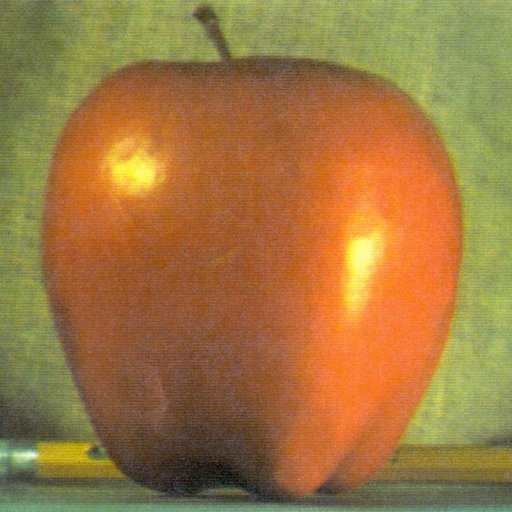
#> input picture apple.jpg, 512 x 512 px
$ python image_blending.py
#> lines starting #> are read from the running program, lines starting #| are printed output that depends on the picture
import cv2
import numpy as np
from matplotlib import pyplot as plt

apple = cv2.imread("apple.jpg")
#> apple is the input picture: shape (512, 512, 3); mean B, G, R 64.8, 119.7, 159.1
orange = cv2.imread("orange.jpg")
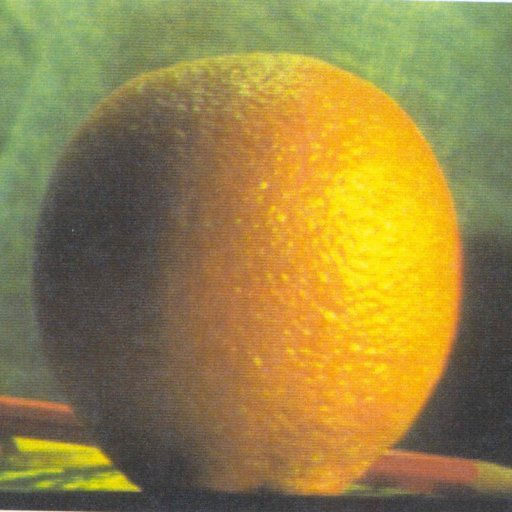
#> input picture orange.jpg, 512 x 512 px
#> orange is the input picture: shape (512, 512, 3); mean B, G, R 69.2, 131.8, 150.2
apple_orange = np.hstack((apple[:,:256], orange[:, 256:])) # simply pasting both half without blending
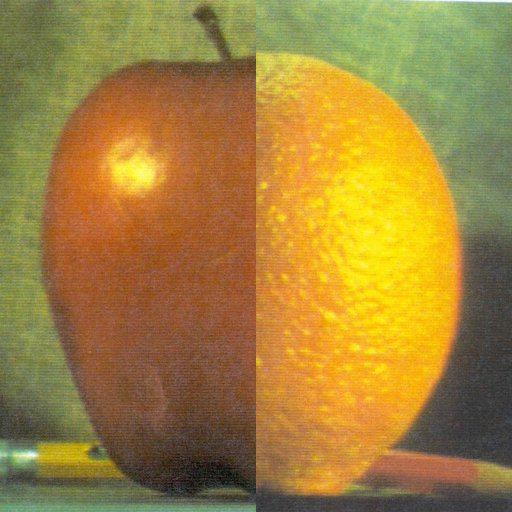
#> apple_orange: shape (512, 512, 3); mean B, G, R 60.6, 130.3, 160.7

#generate gaussain pyramid

apple_copy = apple.copy()
gp_apple = [apple_copy]

for i in range(6):
    apple_copy = cv2.pyrDown(apple_copy)
    gp_apple.append(apple_copy)
#> this loop made 6 passes
#> pass 3, `apple_copy = cv2.pyrDown(apple_copy)`:
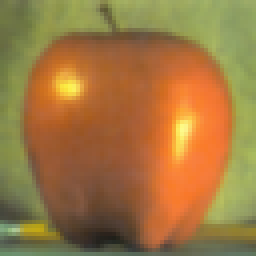
#> apple_copy: shape (64, 64, 3) (shown 4 times larger); mean B, G, R 64.5, 119.5, 159.1
#> after the loop, gp_apple = 7 items

orange_copy = apple.copy()
gp_orange = [orange_copy]

for i in range(6):
    orange_copy = cv2.pyrDown(orange_copy)
    gp_orange.append(orange_copy)
#> after the loop, gp_orange = 7 items

#generate laplacian pyramid

apple_copy = gp_apple[5]
lp_apple = [apple_copy]
for i in range(5,0,-1):
    gaussian_expanded = cv2.pyrUp(gp_apple[i])
    laplacian = cv2.subtract(gp_apple[i-1],gaussian_expanded)
    lp_apple.append(laplacian)
#> this loop made 5 passes
#> pass 1, `gaussian_expanded = cv2.pyrUp(gp_apple[i])`:
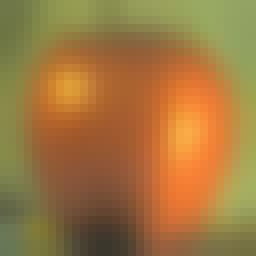
#> gaussian_expanded: shape (32, 32, 3) (shown 8 times larger); mean of channels 0, 1, 2 64.1, 119.5, 159.5; drawn as B, G, R
#> pass 1, `laplacian = cv2.subtract(gp_apple[i-1],gaussian_expanded)`:
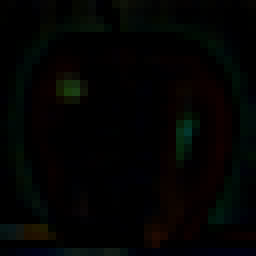
#> laplacian: shape (32, 32, 3) (shown 8 times larger); mean of channels 0, 1, 2 2.3, 3.3, 2.8; drawn as B, G, R
#> pass 2, `gaussian_expanded = cv2.pyrUp(gp_apple[i])`:
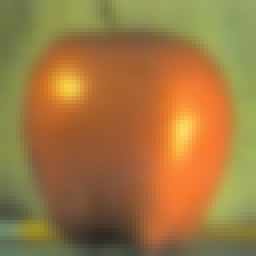
#> gaussian_expanded: shape (64, 64, 3) (shown 4 times larger); mean of channels 0, 1, 2 64.4, 119.4, 159.1; drawn as B, G, R
#> after the loop, lp_apple = 6 items

orange_copy = gp_orange[5]
lp_orange = [orange_copy]
for i in range(5,0,-1):
    gaussian_expanded = cv2.pyrUp(gp_orange[i])
    laplacian = cv2.subtract(gp_orange[i-1],gaussian_expanded)
    lp_orange.append(laplacian)
#> this loop made 5 passes
#> pass 3, `laplacian = cv2.subtract(gp_orange[i-1],gaussian_expanded)`:
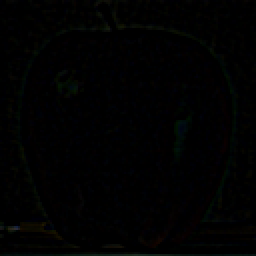
#> laplacian: shape (128, 128, 3) (shown 2 times larger); mean of channels 0, 1, 2 1.4, 1.4, 1.2; drawn as B, G, R
#> after the loop, lp_orange = 6 items


#joining

apple_orange_pyramid = []
n=0
for apple_lap, orange_lap in zip(lp_apple,lp_orange):
    n+=1
    cols,rows,ch = apple_lap.shape
    laplacan = np.hstack((apple_lap[:, 0:int(cols/2)],orange_lap[:,int(cols/2):]))
    apple_orange_pyramid.append(laplacian)
#> this loop made 6 passes
#> (cols, rows) on passes 1 to 6: (16, 16), (32, 32), (64, 64), (128, 128), (256, 256), (512, 512)
#> after the loop, apple_orange_pyramid = 6 items; n = 6

#reconstruct

apple_orange_reconstruct = apple_orange_pyramid[0]
for i in range(1,6):
    apple_orange_reconstruct = cv2.pyrUp(apple_orange_reconstruct)
#> (the run stopped early here; a loop or call above may not have finished)
